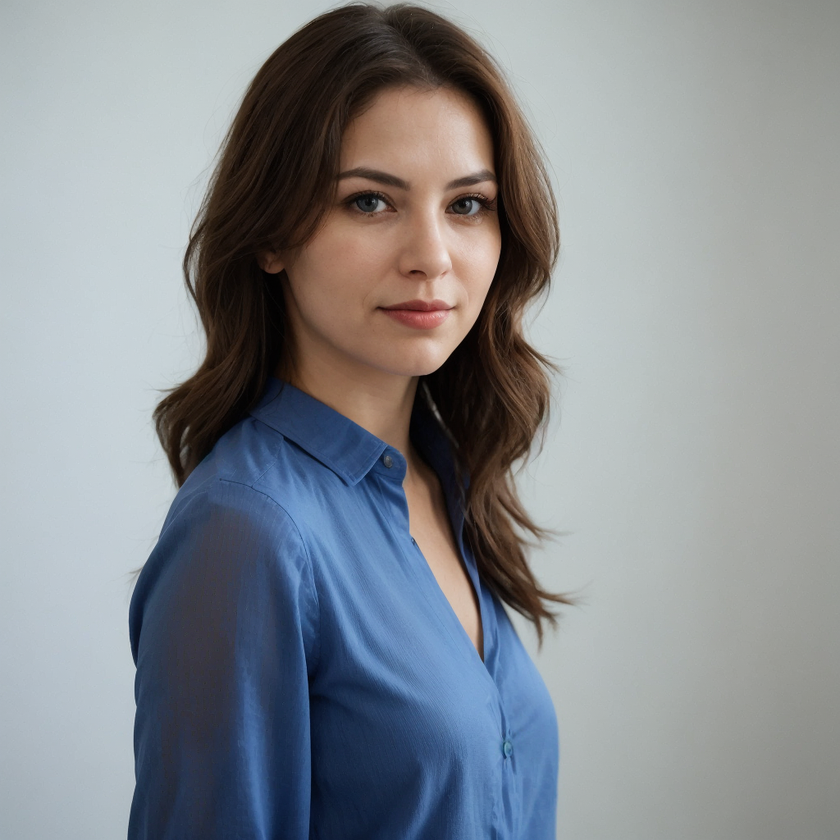
#> input picture woman.png, 840 x 840 px, shrunk from 1024 x 1024 before the run
$ jupyter execute gaussian_filter.ipynb
#> lines starting #> are read from the running program, lines starting #| are printed output that depends on the picture
# **Gaussian Blur** by *Rémi Fourcroy, Computer Vision Graduate Engineer*
#### Contact : remifourcroy.pro@gmail.com

This notebook consists in understanding the logic behind the Gaussian Blur. This method can be found in famous librairies like openCV, and we will write our own gaussian blur function here, and try it out on the following image.

### **Step 1 : Using CV2 Gaussian Blurring**

In this preliminary step, I just wanted to showcase the objective of the functions that we will write further down, this blurring used was from openCV, the function is *cv2.GaussianBlur*.

[cell 1]
import cv2
import matplotlib.pyplot as plt
import numpy as np
from scipy.signal import convolve2d
from PIL import Image

[cell 2]
im=cv2.imread('woman.png')
#> im is the input picture: shape (840, 840, 3); mean B, G, R 143.7, 138.9, 134.6
im=cv2.cvtColor(im, cv2.COLOR_BGR2RGB)
imgBlurGaussian=cv2.GaussianBlur(im,(9,9),5)

fig, axes = plt.subplots(1, 2, figsize=(12, 6))  # 1 row, 2 columns

#original image displaying
axes[0].imshow(im)
axes[0].set_title("Original Image")
axes[0].axis('off')
#blurred image using gaussian blur from openCV - dsiplaying
axes[1].imshow(imgBlurGaussian)
axes[1].set_title("Blurred Image")
axes[1].axis('off')

# Show the images
plt.tight_layout()  # Adjust layout to prevent overlap
plt.show()
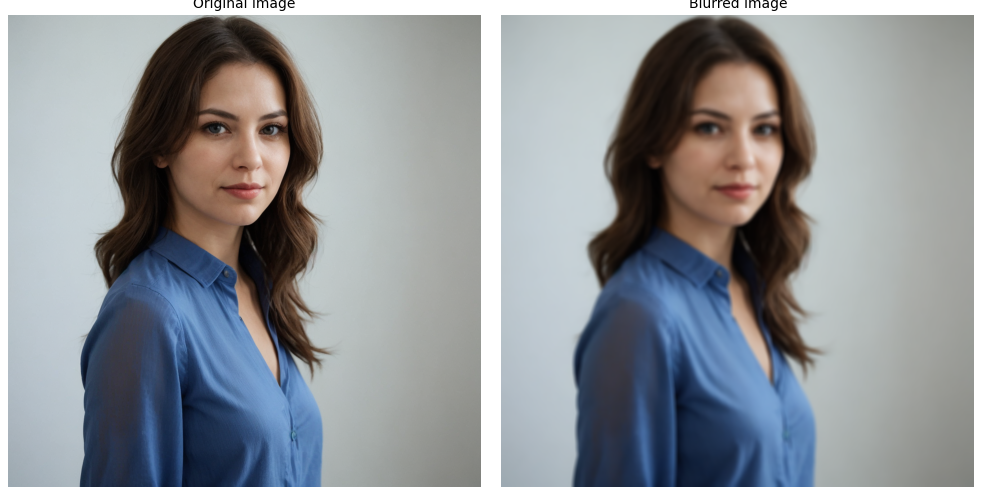
#> figure drawn by matplotlib, 2 panels

### **Step 2 : Creating the Gaussian kernel**

What's the kernel ? The kernel is a square matrix that is used to calculate the weighted average of the neighboring pixels. These weights are determined by the Gaussian formula. This kernel is used to smooth out an image. The numbers inside the kernel (weights) are chosen following the gaussian formula as mentioned above. The center and middle 'lines' are more important than edges. When you look at the curve of the gaussian formula, it can be understood pretty easily.

Consequently, a kernel matrix will have the highest number in the center, and the lowest number in the corners.

**[CODE EXPLANATION]** : For the **gaussian_kernel** function, we start by created a range of values centered around 0 that corresponds to the x axis of the gaussian curve. We get the remaining values on the y axis with the definition of *kernel_1d*, the result in shown inside of the figure *1D Gaussian Distribution*.

We now have our 1-dim kernel vector, that is a row of weights that follows the gaussian formula. To convert this into a 2-dim kernel matrix that we need, we compute the outer product of the 1D kernel with itself, resulting in the 2D kernel matrix that we need.

Finally, we normalize the kernel in order to block any changes in the brightness of the final blurred/smoothed image.

[cell 3]
#defining the kernel creation function
def gaussian_kernel(size, sigma):
    ax = np.linspace(-(size // 2), size // 2, size)
    kernel_1d = np.exp(-0.5 * (ax / sigma)**2)
    kernel_2d = np.outer(kernel_1d, kernel_1d)
    kernel_normalized = kernel_2d / np.sum(kernel_2d)
    return ax, kernel_2d, kernel_normalized

kernel_size = 5
sigma = 1.0

# Generate Gaussian Kernel
ax, kernel_2d, kernel_normalized = gaussian_kernel(kernel_size, sigma)

fig, axes = plt.subplots(1, 3, figsize=(15, 5))

#1D plotting of the gaussian distribution
axes[0].plot(ax, np.exp(-0.5 * (ax / sigma)**2), marker='o')
axes[0].set_title("1D Gaussian Distribution")
axes[0].set_xlabel("Position")
axes[0].set_ylabel("Value")

#2D gaussian kernel (not normalized)
im1 = axes[1].imshow(kernel_2d, cmap='hot', interpolation='nearest')
axes[1].set_title("Unnormalized 2D Gaussian Kernel")
fig.colorbar(im1, ax=axes[1], shrink=0.7)
axes[1].axis('off')

#2D gaussian kernel (normalized)
im2 = axes[2].imshow(kernel_normalized, cmap='hot', interpolation='nearest')
axes[2].set_title("Normalized 2D Gaussian Kernel")
fig.colorbar(im2, ax=axes[2], shrink=0.7)
axes[2].axis('off')

# Adjust layout for better spacing
plt.tight_layout()
plt.show()
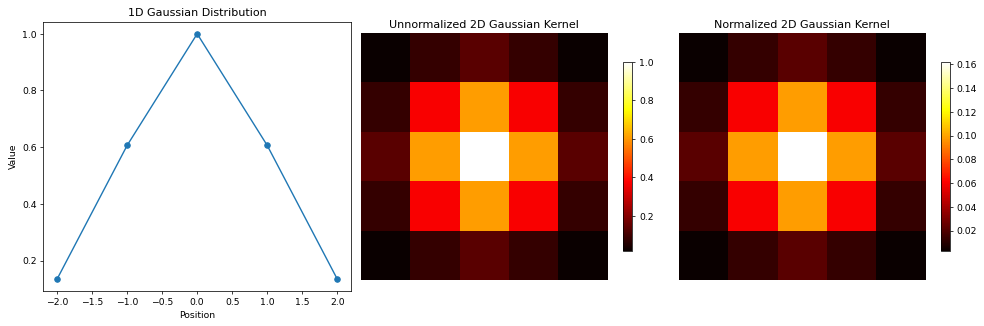
#> figure drawn by matplotlib, 5 panels

### **STEP 3 : Applying the gaussian on our image by convolution**

Here, we first detect if the image is a grayscale image(2 channels) or a color image(3 channels). If the image is *grayscale*, we apply directly the convolution on the image (matrix) using the kernel generated earlier. If the image is *colored* (3D array), the convolution will be applied seperately on each channel (RGB). This ensures that the blur is applied in a consistent manner. We loop through each channel (*c=0(red), 1(green), 2(blue)*), apply the convolution independently to each channel and put pack the result in a 3D array.

[cell 4]
def apply_gaussian_blur(image, kernel):
    if image.ndim == 3:  # Color image (3D array)
        return np.stack([convolve2d(image[:, :, c], kernel, mode='same', boundary='symm') for c in range(image.shape[2])], axis=2)
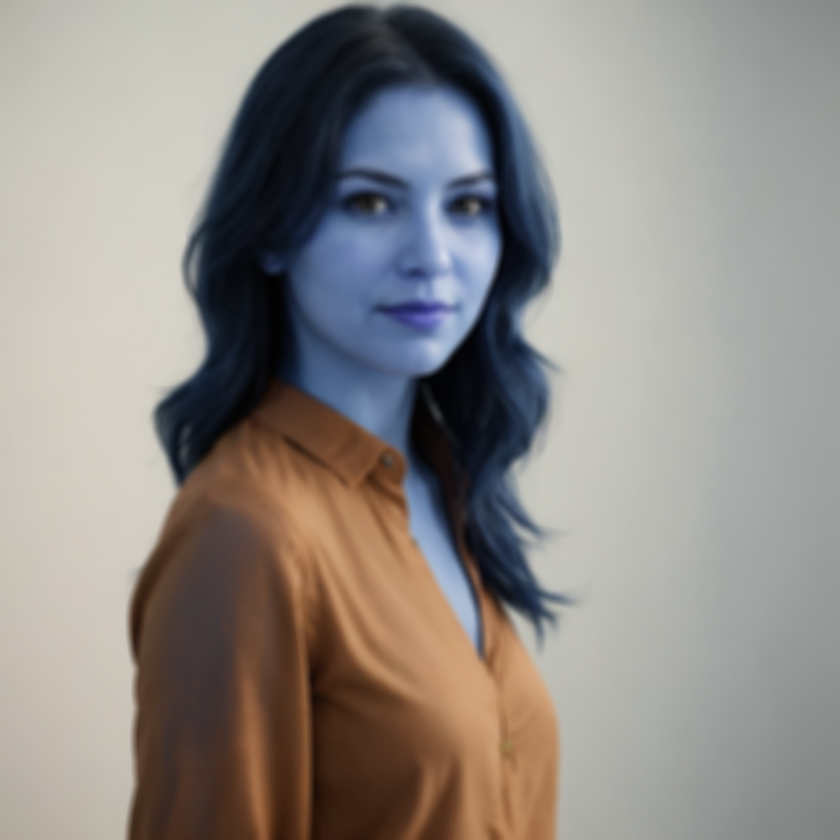
#> returned value: shape (840, 840, 3) float64; mean of channels 0, 1, 2 0.528, 0.545, 0.563; drawn as B, G, R
    else:  # Grayscale image (2D array)
        return convolve2d(image, kernel, mode='same', boundary='symm')

### **STEP 4 : Initializing variables and testing functions**

In this step, we initialize a kernel of 9x9, which corresponds to a stronger blur than smaller kernels. The variable sigma has an effect on the 'width' of the Gaussian distribution. The wider the distribution (higher sigma), the more intense the blur will be, resulting in a smoother output image. If the gaussian distribution is more narrow (smaller sigma), the output image will preserve more details and the effect of the blur will be minimal.

[cell 5]
image = np.array(Image.open('woman.png').convert('RGB')) / 255.0
kernel_size = 9
sigma = 5

ax,kernelNN,kernel = gaussian_kernel(kernel_size, sigma)
blurred_image = apply_gaussian_blur(image, kernel)

### **STEP 5 : Displaying images**

Here we display the input image and output image, with the 9x9 kernel and sigma=5. Playing around with the variables helps to understand how the effect works.

[cell 6]
fig, axes = plt.subplots(1, 2, figsize=(12, 6))  # 1 row, 2 columns

#original image displaying
axes[0].imshow(image)
axes[0].set_title("Original Image")
axes[0].axis('off')
#blurred image using gaussian blur from openCV - dsiplaying
axes[1].imshow(blurred_image)
axes[1].set_title("Blurred Image")
axes[1].axis('off')

# Show the images
plt.tight_layout()  # Adjust layout to prevent overlap
plt.show()
